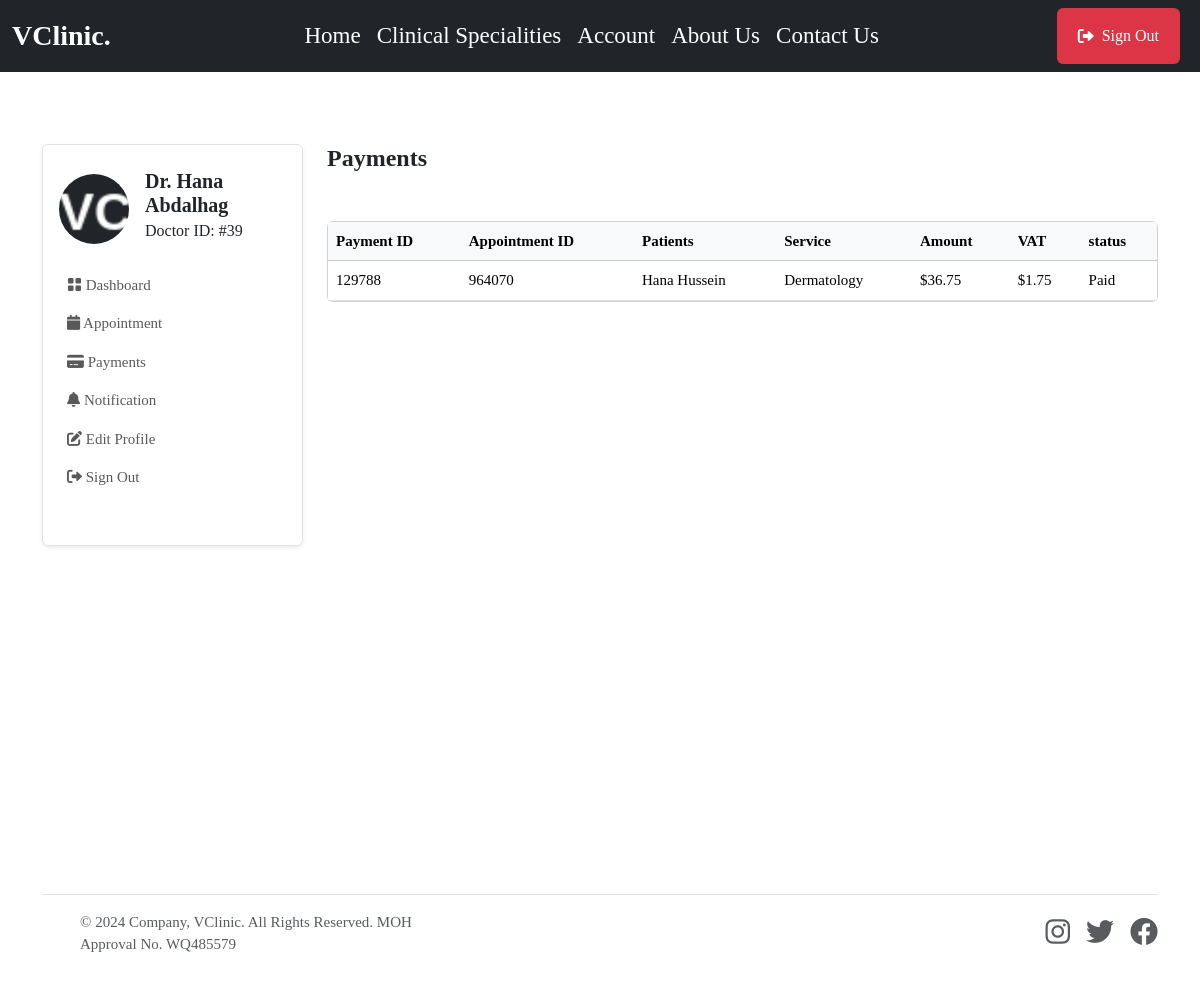
/doctor/payments/ (signed in), run on the app's committed database.
### userauthapp/models.py (models this page shows, shortened)
class User(AbstractUser):       # override default user model
    email = models.EmailField(unique=True)
    username = models.CharField(max_length=100, null=True, blank=True)
    user_type = models.CharField(max_length=50, choices=USER_TYPE, null=True, blank=True, default=None)
    USERNAME_FIELD = "email"
    REQUIRED_FIELDS = ['username']

### doctorapp/models.py (models this page shows, shortened)
class Doctor(models.Model):         #create a new model from scratch
    user = models.OneToOneField(userauth_models.User, on_delete=models.CASCADE)  #when we delete this user , we delete doctor, there should be only one doctor that has one user model
    image = models.FileField(upload_to='images', default='images/doctor-default.png', blank=True, null=True)
    full_name = models.CharField(max_length=100, blank=True, null=True)
    mobile = models.CharField(max_length=15, blank=True, null=True)
    country = models.CharField(max_length=100, null=True, blank=True)
    bio = models.CharField(max_length=100, null=True, blank=True)
    specializations = models.CharField(max_length=100, null=True, blank=True)
    qualifications = models.CharField(max_length=100, null=True, blank=True)
    years_of_experience = models.CharField(max_length=100, null=True, blank=True)
    next_available_appointment_date = models.DateTimeField(default=timezone.now, null=True, blank=True)

### mainapp/models.py (models this page shows, shortened)
class Billing(models.Model):
    patient = models.ForeignKey(patient_models.Patient, on_delete=models.SET_NULL, null=True, blank=True,  related_name='billings')
    appointment = models.ForeignKey(Appointment, on_delete=models.CASCADE, related_name='billing', blank=True, null=True)
    sub_total = models.DecimalField(max_digits=10, decimal_places=2)
    tax = models.DecimalField(max_digits=10, decimal_places=2)
    total = models.DecimalField(max_digits=10, decimal_places=2)
    status = models.CharField(max_length=120, choices=[('Paid', 'Paid'), ('Unpaid', 'Unpaid')])     # inline interation of choices
    billing_id = ShortUUIDField(length=6, max_length=10, alphabet="1234567890")
    date = models.DateTimeField(auto_now_add=True)

class Appointment(models.Model):
    STATUS = [
        ('Scheduled', 'Scheduled'),
        ('Completed', 'Completed'),
        ('Pending', 'Pending'),
        ('Cancelled', 'Cancelled')
    ]
    service = models.ForeignKey(Service, on_delete=models.SET_NULL, null=True, blank=True, related_name='service_appointments')
    doctor = models.ForeignKey(doctor_models.Doctor, on_delete=models.SET_NULL, null=True, blank=True, related_name='doctor_appointments')
    patient = models.ForeignKey(patient_models.Patient, on_delete=models.SET_NULL, null=True, blank=True, related_name='appointments_patient')
    appointment_date = models.DateTimeField(null=True, blank=True)
    issues = models.TextField(blank=True, null=True)
    symptoms = models.TextField(blank=True, null=True)
    appointment_id = ShortUUIDField(length=6, max_length=10, alphabet="1234567890")
    appointment_status = models.CharField(max_length=120, choices=STATUS, default='Pending')

class Service(models.Model):
    image = models.FileField(upload_to="images", null=True, blank=True)
    name = models.CharField(max_length=255)         # name of clinical specialitis
    description = models.TextField(blank=True, null=True)       # description of clinical specialitis
    cost = models.DecimalField(max_digits=10, decimal_places=2)         # How mush the clinical specialitis cost
    available_doctors = models.ManyToManyField(doctor_models.Doctor, blank=True)        #every clinical specialitis have many doctors

### patientapp/models.py (models this page shows, shortened)
class Patient(models.Model):         #create a new model from scratch
    user = models.OneToOneField(userauth_models.User, on_delete=models.CASCADE)  #when we delete this user , we delete doctor, there should be only one doctor that has one user model
    image = models.FileField(upload_to='images', blank=True, null=True)
    full_name = models.CharField(max_length=100, blank=True, null=True)
    mobile = models.CharField(max_length=15, blank=True, null=True)
    address = models.CharField(max_length=100, null=True, blank=True)
    email = models.CharField(max_length=100, null=True, blank=True)
    gender = models.CharField(max_length=100, null=True, blank=True)
    blood_group = models.CharField(max_length=100, null=True, blank=True)
    date_of_birth= models.DateTimeField(default=timezone.now, null=True, blank=True)

### doctorapp/views.py (the view)
# urls.py: path("payments/", views.payments, name="payments"),
@login_required
def payments(request):
    doctor = doctor_models.Doctor.objects.get(user=request.user)
    payments = base_models.Billing.objects.filter(appointment__doctor=doctor, status="Paid")
    context = {
        "payments": payments,
    }
    return render(request, "doctorapp/payments.html", context)

### templates/doctorapp/payments.html
{% extends 'partials/base.html' %} {% block content %}
<section class="pt-5 pb-5">
    <div class="container">
        <div class="row mt-0 mt-md-4">
            {% include 'doctorapp/sidebar.html' %}
            <div class="col-lg-9 col-md-8 col-12">
                <h4 class="mb-0 mb-4 fw-bold">Payments</h4>
                <div class="card mb-4 mt-5">
                    <div class="table-responsive overflow-y-hidden">
                        <table class="table mb-0 text-nowrap table-hover table-centered text-nowrap">
                            <thead class="table-light">
                                <tr>
                                    <th>Payment ID</th>
                                    <th>Appointment ID</th>
                                    <th>Patients</th>
                                    <th>Service</th>
                                    <th>Amount</th>
                                    <th>VAT</th>
                                    <th>status</th>
                                </tr>
                            </thead>
                            <tbody>
                                {% for p in payments %}
                                    <tr>
                                        <td>{{p.billing_id}}</td>
                                        <td>{{p.appointment.appointment_id}}</td>
                                        <td>{{p.appointment.patient.full_name}}</td>
                                        <td>{{p.appointment.service.name}}</td>
                                        <td>${{p.total}}</td>
                                        <td>${{p.tax}}</td>
                                        <td>{{p.status}}</td>
                                    </tr>
                                {% endfor %}
                            </tbody>
                        </table>
                    </div>
                </div>
            </div>
        </div>
    </div>
</section>
{% endblock content %}

### templates/doctorapp/sidebar.html (shortened to what this page needs)
<div class="col-lg-3 col-md-4 col-12">
    <nav class="navbar navbar-expand-md shadow-sm mb-4 mb-lg-0 sidenav border rounded">
        <div class="collapse navbar-collapse p-3" id="sidenav">
            <div class="navbar-nav flex-column">
                <div class="d-flex align-items-center mb-3">
                    {% if request.user.doctor.image %}
                        <img src="{{request.user.doctor.image.url}}" alt="avatar" class="rounded-circle avatar-xl" style="width: 70px; height: 70px; object-fit: cover" />
                    {% endif %}
                    <div class="ms-3">
                        <h5 class="mb-0 fw-bold">Dr. {{request.user.doctor.full_name}}</h5>
                        <p class="mb-1 fs-6">Doctor ID: #{{request.user.doctor.id}}</p>
                    </div>
                </div>
                <ul class="list-unstyled ms-n2 mb-4">
                    <li class="nav-item">
                        <a class="dropdown-item nav-link" href="{% url 'doctorapp:dashboard' %}"><i class="bi bi-grid-fill"></i> Dashboard</a>
                    </li>
                    <li class="nav-item">
                        <a class="dropdown-item nav-link" href="{% url 'doctorapp:appointments' %}"><i class="fas fa-calendar"></i> Appointment</a>
                    </li>
                    <li class="nav-item">
                        <a class="dropdown-item nav-link" href="{% url 'doctorapp:payments' %}"><i class="fas fa-credit-card"></i> Payments</a>
                    </li>
                    <li class="nav-item">
                        <a class="dropdown-item nav-link" href="{% url 'doctorapp:notifications' %}"><i class="fas fa-bell"></i> Notification</a>
                    </li>
                    <li class="nav-item">
                        <a class="nav-link" href="{% url 'doctorapp:profile' %}"> <i class="fas fa-edit"></i> Edit Profile </a>
                    </li>
                    <li class="nav-item">
                        <a class="nav-link" href="{% url 'userauthapp:sign-out' %}"> <i class="fas fa-sign-out-alt"></i> Sign Out </a>
                    </li>
                </ul>
            </div>
        </div>
    </nav>
</div>

### static/assets/css/style.css (style rules this page uses)
body { background: #ffffff; color: var(--bs-body-color); font-size: 15px; font-family: var(--body-font-family); margin: 0; overflow-x: hidden !important; font-weight: 400; }
.p, p { line-height: 1.8; color: var(--paragraphColor); }

### data on the page
User: user.doctor.image (picture), user.doctor.full_name "Hana Abdalhag", user.doctor.id "39"
Billing: billing_id "129788", appointment.appointment_id "964070", appointment.patient.full_name "Hana Hussein", appointment.service.name "Dermatology", total "36.75", tax "1.75", status "Paid"
